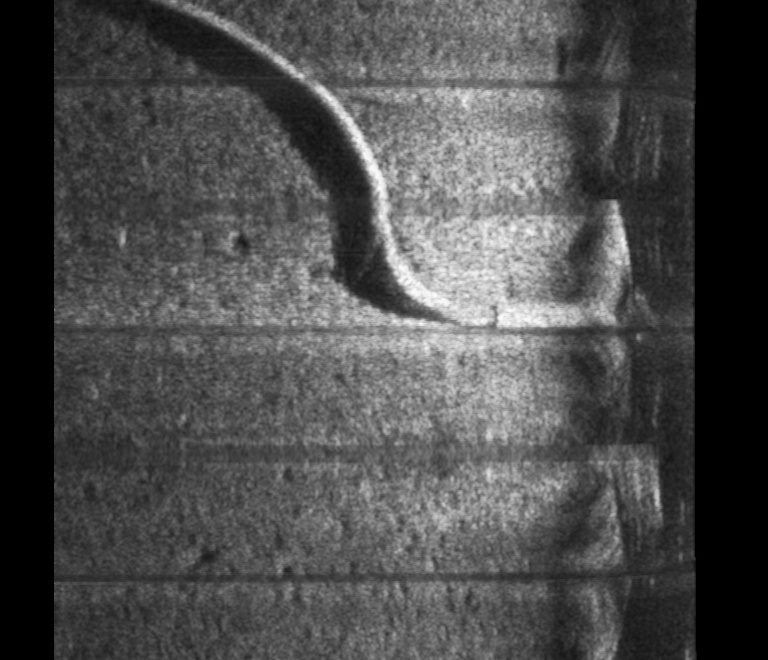
#> input picture multiLook_1.jpg, 768 x 660 px
$ python -i estimate.py   (imports and definitions only)   (older library calls are emulated)
#> lines starting #> are read from the running program, lines starting #| are printed output that depends on the picture; after the words box and inside, x2 and y2 are one past the last pixel; in counts of white or black regions, pixels touching at a corner belong together
#> further down, picture is the input picture: shape (660, 768); min 0, max 251, mean 75.3
import cv2
import numpy as np
import random
import csv
import math
import transformations as tf
import FeatureMatch
import regisProcessing as rp
import coef_shifting as coef
from matplotlib import pyplot as plt

def cafar(img_gray):
    box_size = 59
    guard_size = 11
    pfa = 0.25
    if(len(img_gray) == 3):
        img_gray = cv2.cvtColor(img_gray, cv2.COLOR_BGR2GRAY)

    n_ref_cell = (box_size * box_size) - (guard_size * guard_size)
    alpha = n_ref_cell * (math.pow(pfa, (-1.0/n_ref_cell)) - 1)

    ## Create kernel
    kernel_beta = np.ones([box_size, box_size], 'float32')
    width = round((box_size - guard_size) / 2.0)
    height = round((box_size - guard_size) / 2.0)
    kernel_beta[width: box_size - width, height: box_size - height] = 0.0
    kernel_beta = (1.0 / n_ref_cell) * kernel_beta
    beta_pow = cv2.filter2D(img_gray, ddepth = cv2.CV_32F, kernel = kernel_beta)
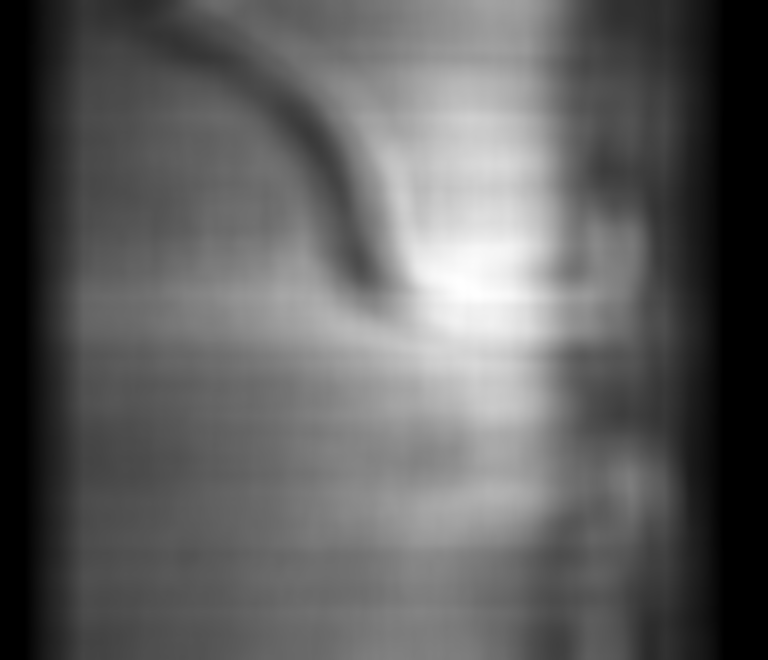
#> beta_pow: shape (660, 768) float32; min -1.91e-05, max 200.7, mean 75.3; drawn with min black and max white
    thres = alpha * (beta_pow)
    out = (255 * (img_gray > thres)) + (0 * (img_gray < thres))
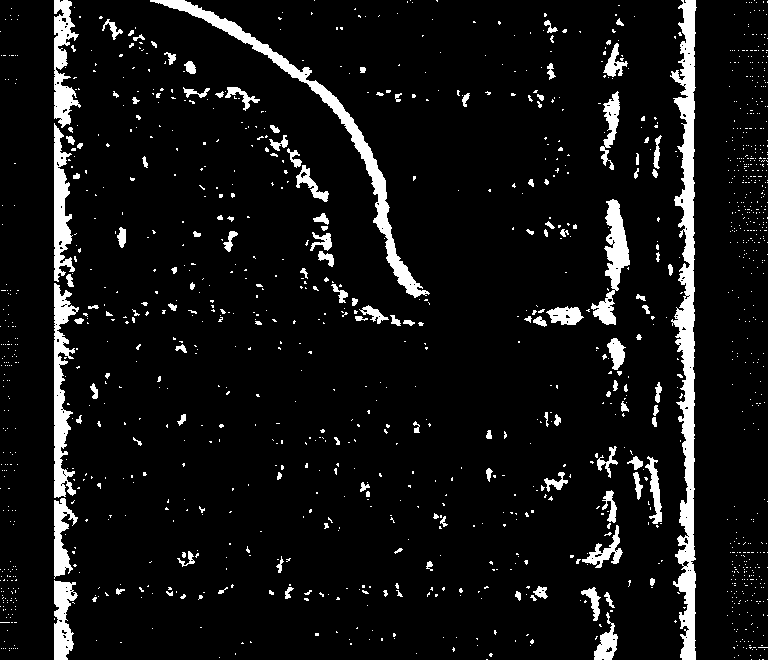
#> out: shape (660, 768) int64; 7.4% white; 1380 white regions (1246 under 20 px), largest, box (x1, y1, x2, y2) and area: (670, 0, 697, 660) 8169, (150, 0, 430, 298) 4453, (54, 283, 79, 498) 2505
    out = out.astype(np.uint8)

    kernel = np.ones((7,7),np.uint8)
    out = cv2.erode(out, kernel, iterations = 1)
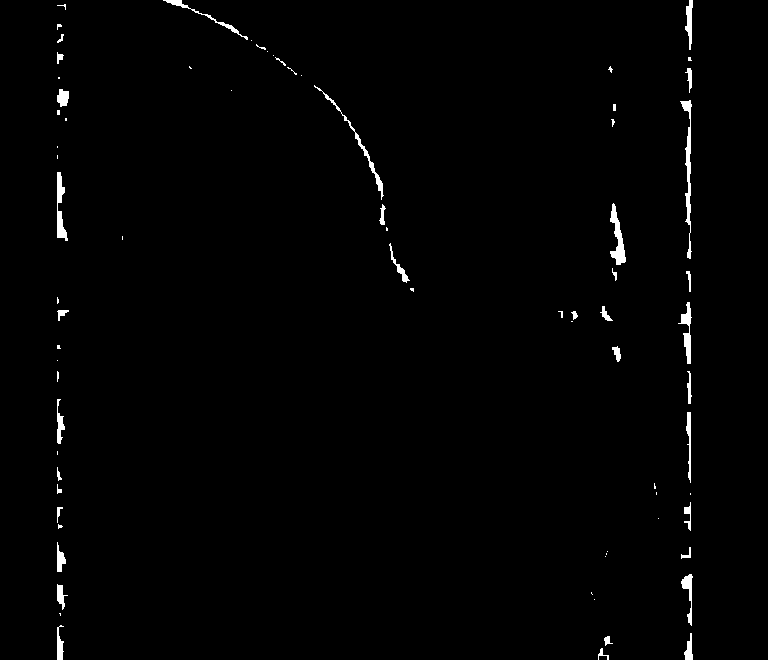
#> out: shape (660, 768); 1.1% white; 75 white regions (39 under 20 px), largest, box (x1, y1, x2, y2) and area: (680, 100, 692, 259) 567, (610, 203, 626, 265) 443, (314, 85, 384, 200) 378
    out = cv2.dilate(out, kernel, iterations = 3)
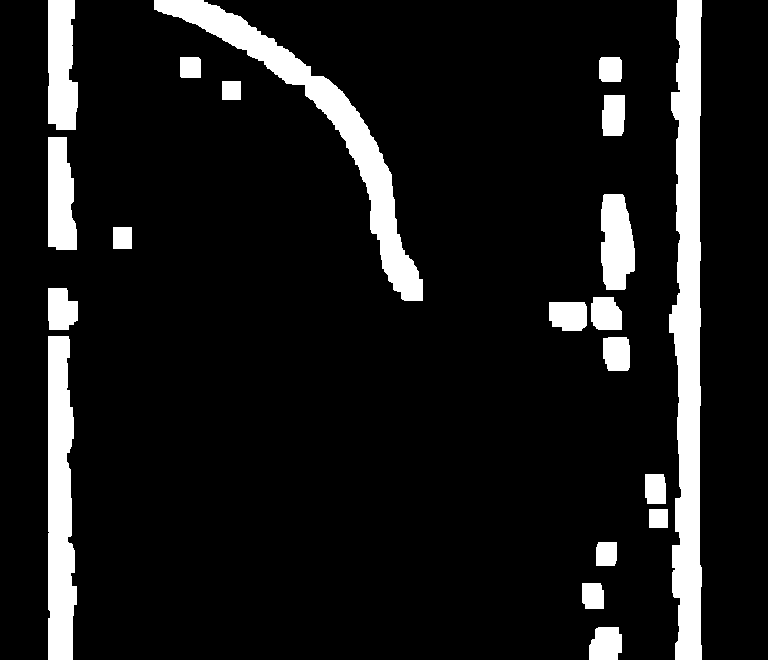
#> out: shape (660, 768); 10.3% white; 20 white regions, largest, box (x1, y1, x2, y2) and area: (669, 0, 702, 660) 15930, (154, 0, 423, 301) 10632, (48, 336, 77, 660) 7704
    return out

# [282 lines left out: functions correlation, read_image, read_multilook, coefShift, read_dvl, positioning and 5 more, not called in this run]

# [62 lines not run here, left out]

>>> import cv2
>>> picture = cv2.imread('multiLook_1.jpg', cv2.IMREAD_GRAYSCALE)
>>> result = cafar(picture)

$ run again, on sift_keypoints_new.jpg
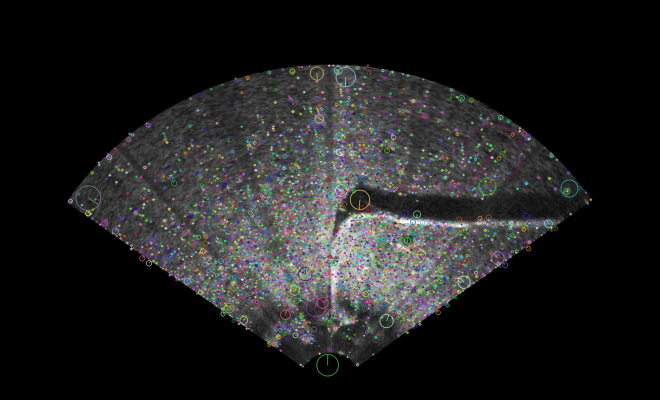
#> input picture sift_keypoints_new.jpg, 1320 x 800 px (shown at 1/2 size)
#> in cafar, `out = (255 * (img_gray > thres)) + (0 * (img_gray < thres))`:
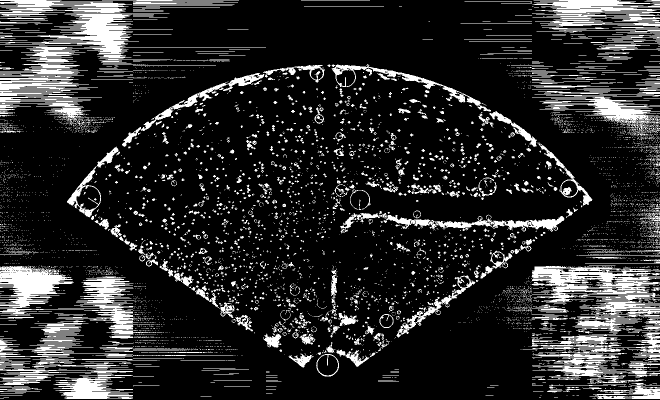
#> out: shape (800, 1320) int64 (shown at 1/2 size); 16.6% white; 6295 white regions (5484 under 20 px), largest, box (x1, y1, x2, y2) and area: (1063, 532, 1320, 631) 12701, (0, 26, 532, 125) 10405, (0, 532, 148, 617) 7104
#> in cafar, `out = cv2.dilate(out, kernel, iterations = 3)`:
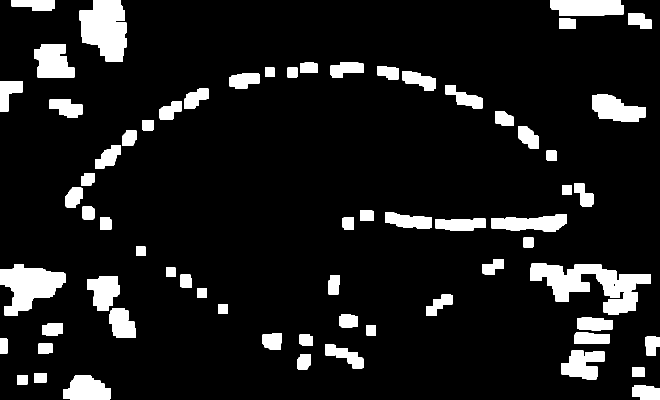
#> out: shape (800, 1320) (shown at 1/2 size); 10.4% white; 70 white regions, largest, box (x1, y1, x2, y2) and area: (1061, 527, 1271, 603) 8812, (159, 0, 253, 123) 8717, (0, 528, 131, 631) 7760
